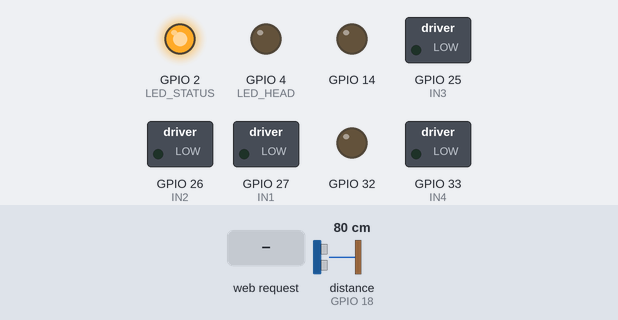
Bench run of a sketch on a simulated ESP32. On the bench: switched loads named in the sketch (green lamp = pin HIGH), output pins drawn as LEDs (lit = HIGH). The inputs (shaded band) are chosen by the test bench; at power-on: distance to the obstacle (sensor on GPIO 18) 80 cm. The echo pulse lasts 58.3 µs per cm; WiFi joins after 1.5 s; servers stay silent unless stated; pins used as bus, display or sensor lines are not drawn; what the sketch prints to the serial monitor is not drawn.

Above: at 2.7 s.
2.8 s: HTTP request GET /cmd?c=forward received
At 3.0 s:
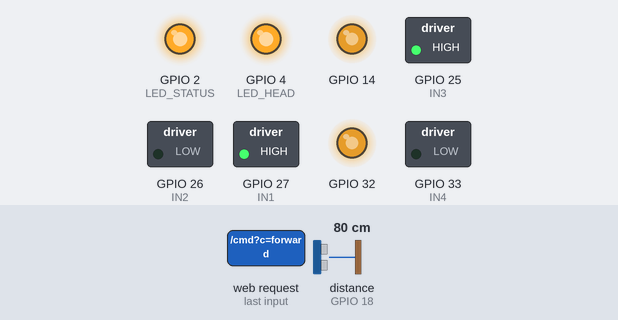
4.7 s: HTTP request GET /cmd?c=backward received
At 4.9 s:
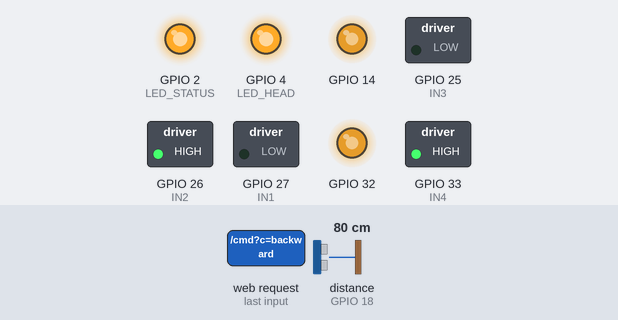
6.6 s: HTTP request GET /cmd?c=left received
At 6.73 s:
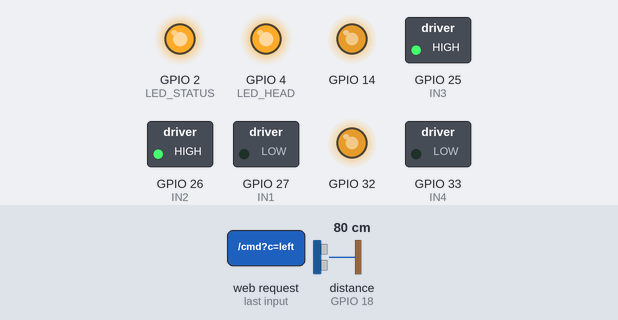
Timing chart, 0 to 9.6 s (numbered marks = the images above; inputs shaded):
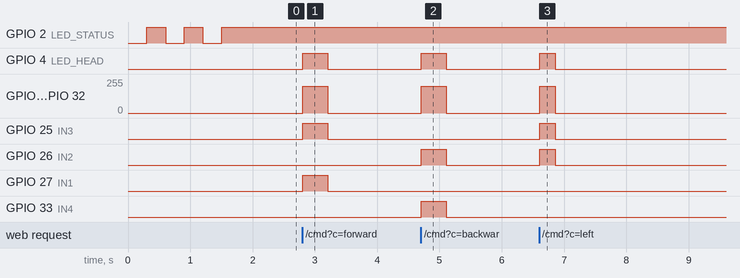

The sketch:

esp32_robot.ino
```cpp
/*
  SewerSafe — ESP32 ROBOT (small wheeled robot for the miniature sewer model)

  Runs a tiny web server. The SewerSafe backend drives it with:
     GET /cmd?c=forward|backward|left|right|stop   → moves for one short pulse, returns status JSON
     GET /status                                   → {state, distance_cm, blocked, moving, battery_pct, ...}
  Set in .env on the laptop:  ROBOT_DRIVER=esp32   ROBOT_URL=http://<this robot's IP>

  Safety built into the robot itself (not just the server):
   • every command is a short pulse: if the network drops, the motors stop anyway
   • forward is refused when the ultrasonic sensor sees an obstacle closer than STOP_CM
   • while moving forward it keeps checking and stops the moment something is too close

  Board: "ESP32 Dev Module". Works on esp32 Arduino core 2.x and 3.x. No extra libraries.

  WIRING (see firmware/README.md)
    L298N: ENA → GPIO14, IN1 → GPIO27, IN2 → GPIO26, IN3 → GPIO25, IN4 → GPIO33, ENB → GPIO32
           remove the ENA/ENB jumper caps; 12V from a 2S Li-ion pack; L298N GND ↔ ESP32 GND
    HC-SR04: TRIG → GPIO5, ECHO → divider (1kΩ/2kΩ) → GPIO18, VCC 5V
    Headlight LED → GPIO4 (220Ω). Status LED = on-board GPIO2.
    Battery sense (optional): pack+ → 100kΩ → GPIO35 → 33kΩ → GND
*/
#include <WiFi.h>
#include <WebServer.h>
#include <ESPmDNS.h>

// ============================== EDIT THESE ==============================
const char* WIFI_SSID     = "YOUR_WIFI";
const char* WIFI_PASSWORD = "YOUR_PASSWORD";
const char* HOSTNAME      = "sewersafe-robot";   // also reachable as http://sewersafe-robot.local
const int   STOP_CM       = 15;                   // refuse/stop forward closer than this
const uint32_t PULSE_MS   = 400;                  // forward/backward pulse length
const uint32_t TURN_MS    = 250;
const int   SPEED         = 200;                  // 0–255 PWM
const bool  HAS_BATTERY_SENSE = false;
// =======================================================================

const int ENA = 14, IN1 = 27, IN2 = 26, IN3 = 25, IN4 = 33, ENB = 32;
const int TRIG = 5, ECHO = 18, LED_HEAD = 4, LED_STATUS = 2, PIN_BAT = 35;
const int PWM_FREQ = 1000, PWM_BITS = 8;

WebServer server(80);
String state = "IDLE", lastCmd = "none";
bool moving = false, blocked = false, forwardMotion = false;
uint32_t stopAt = 0;
int lastDistance = -1;

// ---------- PWM that compiles on core 2.x (channels) and 3.x (pins)
#if defined(ESP_ARDUINO_VERSION_MAJOR) && ESP_ARDUINO_VERSION_MAJOR >= 3
  void pwmSetup(int pin, int) { ledcAttach(pin, PWM_FREQ, PWM_BITS); }
  void pwmWrite(int pin, int, int duty) { ledcWrite(pin, duty); }
#else
  void pwmSetup(int pin, int ch) { ledcSetup(ch, PWM_FREQ, PWM_BITS); ledcAttachPin(pin, ch); }
  void pwmWrite(int, int ch, int duty) { ledcWrite(ch, duty); }
#endif

void motors(int left, int right) {           // -1 back, 0 stop, 1 forward
  digitalWrite(IN1, left > 0);  digitalWrite(IN2, left < 0);
  digitalWrite(IN3, right > 0); digitalWrite(IN4, right < 0);
  pwmWrite(ENA, 0, left ? SPEED : 0);
  pwmWrite(ENB, 1, right ? SPEED : 0);
  moving = left || right;
  digitalWrite(LED_HEAD, moving || state == "INSPECTING");
}

int distanceCm() {
  digitalWrite(TRIG, LOW); delayMicroseconds(2);
  digitalWrite(TRIG, HIGH); delayMicroseconds(10); digitalWrite(TRIG, LOW);
  unsigned long us = pulseIn(ECHO, HIGH, 25000UL);        // ~4 m max
  lastDistance = us ? (int)(us / 58) : -1;                // -1 = nothing in range
  return lastDistance;
}

int batteryPct() {
  if (!HAS_BATTERY_SENSE) return -1;
  float v = analogReadMilliVolts(PIN_BAT) / 1000.0 * (133.0 / 33.0);   // divider 100k/33k
  return constrain((int)((v - 6.4) / (8.4 - 6.4) * 100), 0, 100);      // 2S Li-ion 6.4–8.4 V
}

void stopMotors(const char* why) {
  motors(0, 0);
  forwardMotion = false;
  if (why) state = why;
}

void sendStatus() {
  int d = lastDistance;
  String j = "{\"state\":\"" + state + "\",\"distance_cm\":" + String(d) + ",\"blocked\":" + (blocked ? "true" : "false")
           + ",\"moving\":" + (moving ? "true" : "false") + ",\"battery_pct\":" + (batteryPct() < 0 ? String("null") : String(batteryPct()))
           + ",\"last_cmd\":\"" + lastCmd + "\",\"uptime_ms\":" + String(millis()) + ",\"ip\":\"" + WiFi.localIP().toString() + "\"}";
  server.sendHeader("Access-Control-Allow-Origin", "*");
  server.send(200, "application/json", j);
}

void handleCmd() {
  String c = server.arg("c");
  c.toLowerCase();
  lastCmd = c;
  int d = distanceCm();
  blocked = d >= 0 && d < STOP_CM;
  if (c == "forward") {
    if (blocked) { stopMotors("OBSTACLE"); }
    else { motors(1, 1); forwardMotion = true; state = "MOVING"; stopAt = millis() + PULSE_MS; }
  } else if (c == "backward") { motors(-1, -1); state = "RETURNING"; stopAt = millis() + PULSE_MS; }
  else if (c == "left")  { motors(-1, 1); state = "MOVING"; stopAt = millis() + TURN_MS; }
  else if (c == "right") { motors(1, -1); state = "MOVING"; stopAt = millis() + TURN_MS; }
  else if (c == "stop")  { stopMotors("IDLE"); }
  else { server.send(400, "application/json", "{\"error\":\"c must be forward|backward|left|right|stop\"}"); return; }
  sendStatus();
}

void setup() {
  Serial.begin(115200);
  int outs[] = {IN1, IN2, IN3, IN4, TRIG, LED_HEAD, LED_STATUS};
  for (int p : outs) pinMode(p, OUTPUT);
  pinMode(ECHO, INPUT);
  pwmSetup(ENA, 0); pwmSetup(ENB, 1);
  stopMotors("IDLE");

  WiFi.mode(WIFI_STA);
  WiFi.setHostname(HOSTNAME);
  WiFi.begin(WIFI_SSID, WIFI_PASSWORD);
  Serial.print("Wi-Fi");
  while (WiFi.status() != WL_CONNECTED) { delay(300); Serial.print("."); digitalWrite(LED_STATUS, !digitalRead(LED_STATUS)); }
  Serial.printf("\nRobot ready: http://%s  (ROBOT_URL for .env)\n", WiFi.localIP().toString().c_str());
  digitalWrite(LED_STATUS, HIGH);
  if (MDNS.begin(HOSTNAME)) Serial.printf("also http://%s.local\n", HOSTNAME);

  server.on("/cmd", handleCmd);
  server.on("/status", [] { distanceCm(); blocked = lastDistance >= 0 && lastDistance < STOP_CM; sendStatus(); });
  server.on("/", [] { server.send(200, "text/plain", "SewerSafe robot. Use /status and /cmd?c=forward|backward|left|right|stop"); });
  server.begin();
}

void loop() {
  server.handleClient();
  if (moving && millis() >= stopAt) stopMotors(state == "RETURNING" ? "RETURNING" : "IDLE");  // pulse over
  static uint32_t lastCheck = 0;
  if (forwardMotion && millis() - lastCheck > 50) {                                        // collision guard
    lastCheck = millis();
    int d = distanceCm();
    if (d >= 0 && d < STOP_CM) { blocked = true; stopMotors("OBSTACLE"); }
  }
  if (WiFi.status() != WL_CONNECTED && moving) stopMotors("ERROR");                        // lost network → stop
}
```

Measured:
- after the input at 2.8 s, GPIO 4 (LED_HEAD), GPIO 25 (IN3), GPIO 27 (IN1): LOW → HIGH at once, → LOW 0.40 s later; GPIO 14, GPIO 32: 0/255 → 199/255 at once, → 0/255 0.40 s later
- after the input at 4.7 s, GPIO 4 (LED_HEAD), GPIO 26 (IN2), GPIO 33 (IN4): LOW → HIGH at once, → LOW 0.40 s later; GPIO 14, GPIO 32: 0/255 → 199/255 at once, → 0/255 0.40 s later
- after the input at 6.6 s, GPIO 4 (LED_HEAD), GPIO 25 (IN3), GPIO 26 (IN2): LOW → HIGH at once, → LOW 0.25 s later; GPIO 14, GPIO 32: 0/255 → 199/255 at once, → 0/255 0.25 s later
